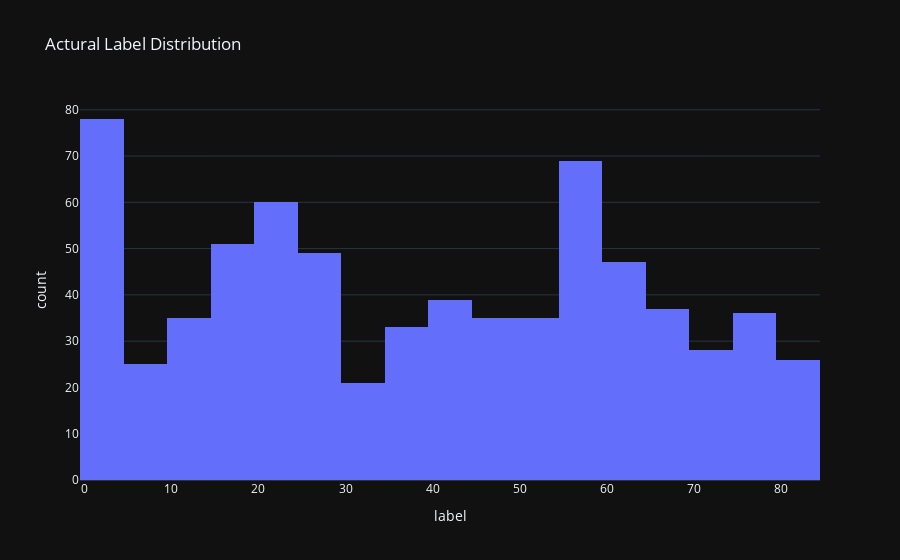

The notebook cell saved with this chart:
### Code cell
fig = px.histogram(label_df,
                   x="label",
                   title='Actural Label Distribution',
                   hover_data=label_df.columns)
fig.show()

### Figure 1 — Plotly figure (JSON) as saved in the notebook; plotly's stock layout.template omitted (floating-point values rounded to 4 significant figures; data arrays with more than 128 entries replaced by an {"elided": "..."} marker saying what was removed)
{"data": [{"alignmentgroup": "True", "bingroup": "x", "hovertemplate": "label=%{x}<br>count=%{y}<extra></extra>", "legendgroup": "", "marker": {"color": "#636efa"}, "name": "", "offsetgroup": "", "orientation": "v", "showlegend": false, "type": "histogram", "x": {"elided": "704 int values"}, "xaxis": "x", "yaxis": "y"}], "layout": {"autosize": true, "barmode": "relative", "legend": {"tracegroupgap": 0}, "title": {"text": "Actural Label Distribution"}, "xaxis": {"anchor": "y", "autorange": true, "domain": [0, 1], "range": [-0.5, 84.5], "title": {"text": "label"}, "type": "linear"}, "yaxis": {"anchor": "x", "autorange": true, "domain": [0, 1], "range": [0, 82.11], "title": {"text": "count"}}}}
